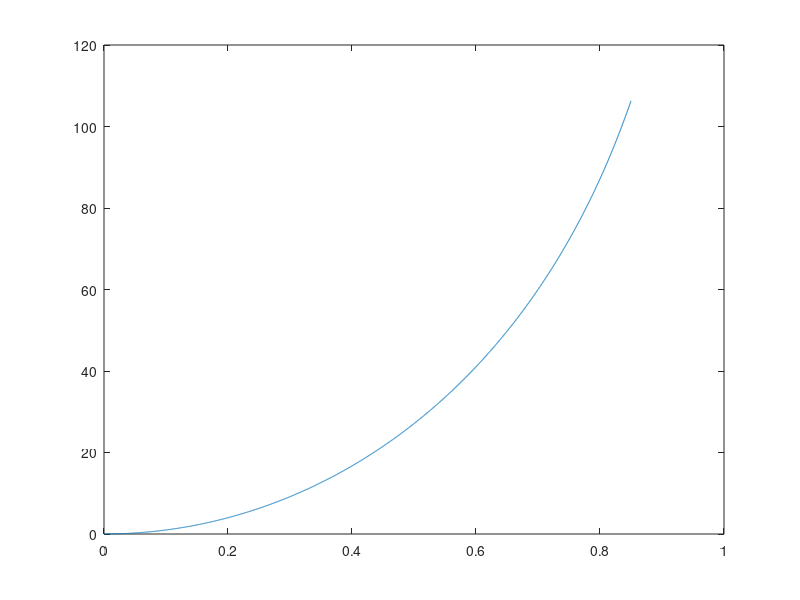
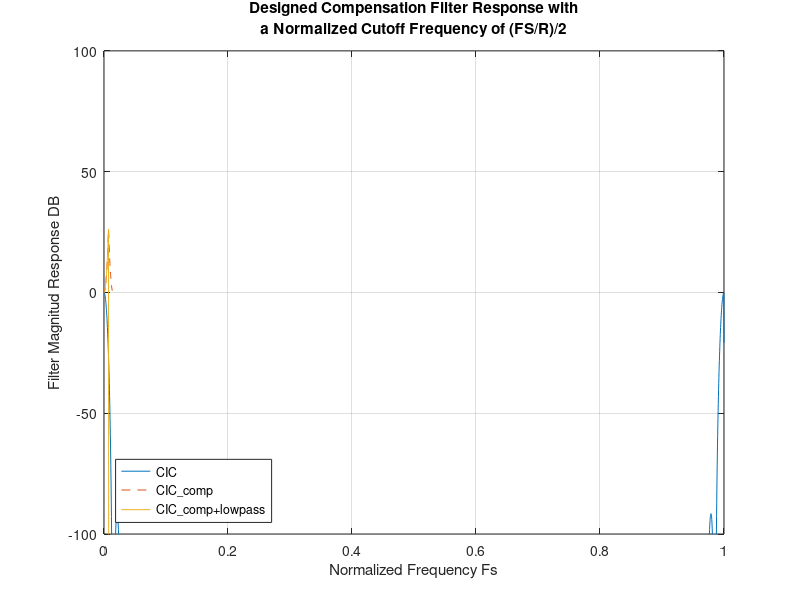

Reproduce these figures in MATLAB, in order. (Note: this script raises an error after producing the figures.)
%% CIC filter parameters %%%%%%
clear;
clc;

M = 1;              % Differential Delay
N = 3;              % Number of Stages
Fs = 3e6;           % (High) Sampling freq in Hz before decimation
Fd = 44.1e3;        % (Low) Sampling freq in Hz after decimation
R = round(Fs/Fd);   % Decimation factor

p = 1e3;
s = 0.25/p;

%%
L = 128;
% Normalization to Fo Output Frequency
Fc = 0.85;

B=14;

f_filter = [0:s:Fc];
f_lowpass = Fc+s:s:1;
f_comp = [f_filter f_lowpass];
m_filter = ones(1,length(f_filter));
m_filter(1)=1;
m_filter(2:end) = abs( R*M*sin(pi*f_filter(2:end)/R)./sin(pi*M*f_filter(2:end))).^N;
m_lowpass = zeros(1,length(f_lowpass));

m = [m_filter m_lowpass];
m_db = 20*log(m);
plot(f_comp,m_db)
%figure
coeff = fir2(L,f_comp,m);
%freqz(coeff,1,[],Fd);
%coeff= coeff/2;
coeffz = round(coeff*power(2,B-1)-1);

%% Generate coeff file
fid = fopen('coeff2.h','w');
fprintf(fid,'{');
fprintf(fid,'{ %d , { \n',Fd);
fprintf(fid,'%d\n',coeffz(2));
j=0;
for i = numel(coeffz):-1:3
  j=j+1;
  fprintf(fid,',%d \n',coeffz(i));
end
fprintf(fid,'}},\n',coeffz(i));
fclose(fid);

%%
Fc = Fd/2;
Fo = Fc/Fs

f = [0:s:1];
cic = (abs(sin(R*M*pi.*f)./(R*M*sin(pi.*f)))).^N;
cic(1) = 1;
cic_db = 20*log(cic);
Mp_db = 1./cic_db;

fp = [0:s:Fo];
ff = [Fo+s:s:2*Fo];
fc = [fp ff]

Mp = ones(1,length(fp));
Mp(1)=1;
Mp(2:end) = abs( R*M*sin(pi*fp(2:end))./sin(pi* R*M*fp(2:end))).^N;
Mf = flip(Mp);

Mc = [Mp Mf(2:end)];
Mc_lowpass = [Mp 1e-3.*ones(1,length(ff))];
Mc_db = 20*log(Mc);
Mc_lowpass_db = 20*log(Mc_lowpass);

figure;
plot(f,cic_db);
hold;
plot(fc,Mc_db,'--');
plot(fc,Mc_lowpass_db);
ylim([-100 100]);
title({'Designed Compensation Filter Response with', 'a Normalized Cutoff Frequency of (FS/R)/2'});
xlabel("Normalized Frequency Fs");
ylabel("Filter Magnitud Response DB");
legend({'CIC','CIC\_comp','CIC\_comp+lowpass'},'Location','southwest');
grid on

%%
fileData = fopen('mic_fir_example44100_raw_s16le_channel_0.raw');
%fileID = fopen('filter_matlab.raw','w','n');
coeff = fir1(L,0.95,'low');
dataRaw = fread(fileData,[1 44100*100],'int16');
result = filter(coeff,1,dataRaw);
freqz(coeff,1,[],44100);


figure;
plot(dataRaw); figure; plot(result);
%audiowrite('noise.wav',x/2^16,44100);
audiowrite('result.wav',result/2^16,44100);
%fwrite(fileID,result,'int16');
fclose(fileData);
%fclose(fileID);
%%

fileData = fopen('mic_44100_raw_s16le_channel_0.raw');
dataFilter = fread(fileData,[1 44100*5],'int16');
fileData = fopen('mic_fir_example44100_raw_s16le_channel_0.raw');
NoFilter = fread(fileData,[1 44100*5],'int16');
plot(NoFilter); hold; plot(dataFilter);